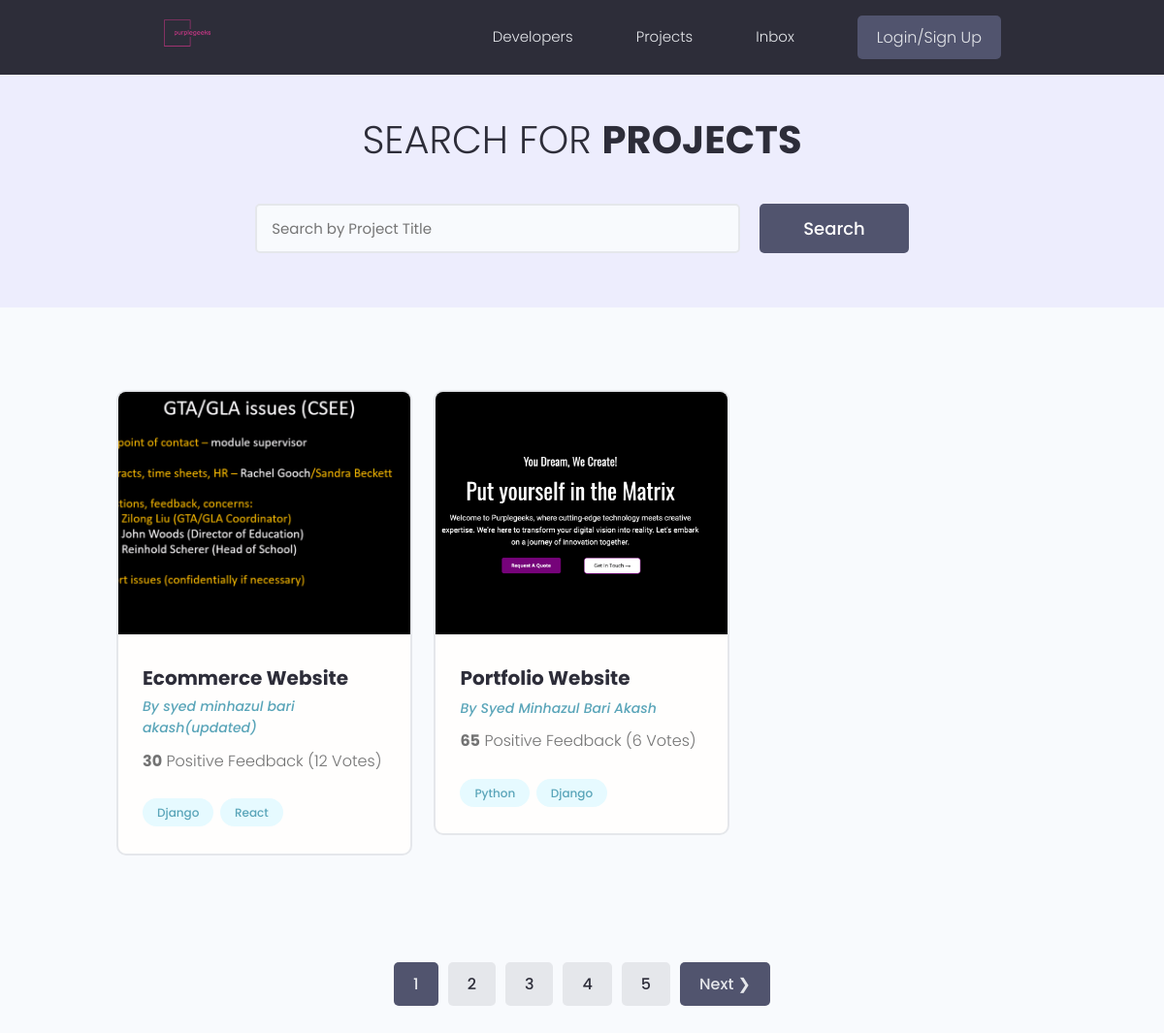
/projects/, run on the app's committed database.
### projects/models.py (models this page shows, shortened)
class Project(models.Model):
    owner = models.ForeignKey(Profile, null=True, blank=True, on_delete=models.SET_NULL)
    title = models.CharField(max_length=200)
    description = models.TextField(null=True, blank=True)
    featured_image = models.ImageField(null=True, blank=True, default="default.jpg")
    demo_link = models.CharField(max_length=2000, null=True, blank=True)
    source_link = models.CharField(max_length=2000, null=True, blank=True)
    tags = models.ManyToManyField('Tag',blank=True)
    vote_total = models.IntegerField(default=0, null=True, blank=True )
    vote_ratio = models.IntegerField(default=0, null=True, blank=True )
    created = models.DateTimeField(auto_now_add=True)
    id = models.UUIDField(default=uuid.uuid4, unique=True, primary_key=True, editable=False)
    class Meta:
        ordering = ['created']

class Tag(models.Model):
    name= models.CharField(max_length=200)
    created = models.DateTimeField(auto_now_add=True)
    id = models.UUIDField(default=uuid.uuid4, unique=True,primary_key=True, editable=False)
    def __str__(self) :
        return self.name

### users/models.py (models this page shows, shortened)
class Profile(models.Model):
    user = models.OneToOneField(User, on_delete=models.CASCADE, null=True, blank=True)
    name = models.CharField(max_length=200, blank=True, null=True)
    email = models.EmailField(max_length=500, blank=True, null=True)
    username = models.CharField(max_length=200, blank=True, null=True)
    location = models.CharField(max_length=200, blank=True, null=True)
    short_intro = models.CharField(max_length=200, blank=True, null=True)
    bio = models.TextField(blank=True, null=True)
    profile_image = models.ImageField(null=True, blank=True, upload_to='profiles/', default="profiles/user-default.png")
    social_github = models.CharField(max_length=200, blank=True, null=True)
    social_twitter = models.CharField(max_length=200, blank=True, null=True)
    social_linkedin = models.CharField(max_length=200, blank=True, null=True)
    social_youtube = models.CharField(max_length=200, blank=True, null=True)
    social_website = models.CharField(max_length=200, blank=True, null=True)
    created = models.DateTimeField(auto_now_add=True)
    id = models.UUIDField(default=uuid.uuid4, unique=True, primary_key=True, editable=False)

### projects/views.py (the view)
# urls.py: path('projects/',include('projects.urls')),
def projects(request):
    projects, search_query = searchProjects(request)
    custom_range, projects = paginateProjects(request, projects, 2)
    context = {'projects': projects, 'search_query': search_query, 'custom_range': custom_range}
    return render(request, 'projects/projects.html', context)

### projects/utils.py (called while the page is built)
def paginateProjects(request, projects, results):
    page = request.GET.get('page')
    paginator = Paginator(projects, results)  # Removed redundant 'results = 3'
    try:
        projects = paginator.page(page)
    except PageNotAnInteger:
        page = 1
        projects = paginator.page(page)
    except EmptyPage:
        page = paginator.num_pages
        projects = paginator.page(page)
    leftIndex = (int(page) - 4)
    if leftIndex < 1:
        leftIndex = 1
    rightIndex = (int(page) + 5)
    if rightIndex > paginator.num_pages:
        rightIndex = paginator.num_pages + 1
    custom_range = range(leftIndex, rightIndex)
    return custom_range, projects  # Corrected 'cunstom_range' to 'custom_range'

def searchProjects(request):
    search_query = ''
    if request.GET.get('search_query'):
        search_query = request.GET.get('search_query')
    tags = Tag.objects.filter(name__icontains=search_query)
    projects = Project.objects.distinct().filter(
        Q(title__icontains=search_query) |
        Q(description__icontains=search_query) |
        Q(owner__name__icontains=search_query) |
        Q(tags__in=tags)
    )
    return projects, search_query

### projects/templates/projects/projects.html (shortened to what this page needs)
{% extends 'main.html' %}
{% block content %}
  <main class="projects">
    <section class="hero-section text-center">
      <div class="container container--narrow">
        <div class="hero-section__box">
          <h2>Search for <span>Projects</span></h2>
        </div>
        <div class="hero-section__search">
          <form class="form" action="{% url 'projects' %}" method="get">
            <div class="form__field">
              <input class="input input--text" id="formInput#search" type="text" name="search_query"
                placeholder="Search by Project Title" value="{{search_query}}" />
            </div>
            <input class="btn btn--sub btn--lg" type="submit" value="Search" />
          </form>
        </div>
      </div>
    </section>
    <section class="projectsList">
      <div class="container">
        <div class="grid grid--three">
            {% for project in projects %}
          <div class="column">
            <div class="card project">
              <a href="{% url 'project' project.id %}" class="project">
                <img class="project__thumbnail" src="{{project.featured_image.url}}" alt="project thumbnail" />
                <div class="card__body">
                  <h3 class="project__title">{{project.title}}</h3>
                  <p><a class="project__author" href="{% url 'user-profile' pk=project.owner.id %}">By {{project.owner.name}}</a></p>
                  <p class="project--rating">
                    <span style="font-weight: bold;">{{project.vote_ratio}}</span> Positive
                    Feedback ({{project.vote_total}} Vote{{project.vote_total|pluralize:"s"}})
                  </p>
                  <div class="project__tags">
                    {% for tag in project.tags.all %}
                    <span class="tag tag--pill tag--main">
                      <small>{{tag}}</small>
                    </span>
                    {% endfor %}
                  </div>
                </div>
              </a>
            </div>
          </div>
          {% endfor %}
        </div>
      </div>
    </section>
    {% include 'pagination.html' with queryset=projects custom_range=custom_range %}
  </main>
{% endblock content %}

### static/styles/app.css (style rules this page uses)
:root { --color-sub: #2d2d39; }
.btn--sub { background-color: var(--color-sub-light); }
.card { border: 2px solid var(--color-light); }
img { width: 100%; }
.hero-section { height: 40vh; display: flex; align-items: center; background-color: var(--color-sub); }
.hero-section__box { margin-bottom: 4rem; }
.hero-section__box > h2, .hero-section__box > h2 > span { font-size: 4rem; color: var(--color-light); line-height: 1.3; text-transform: uppercase; }
.hero-section__box > h2 { font-weight: 300; }
.hero-section__box > h2 > span { font-weight: 700; }
.hero-section__search > .form { display: flex; align-items: center; justify-content: center; gap: 2rem; }
.hero-section__search > .form input.input--text { width: 50rem; }
.project__author { font-size: 1.4rem; font-style: italic; }
.project--rating { margin-bottom: 1.6em; margin-top: .5em; }
.projects > .hero-section { background: var(--color-sub-lighter); height: 30vh; }
.projects .hero-section__box { margin-bottom: 2.5rem; }
.projects .hero-section__box > h2 { color: var(--color-sub); }
.projects .hero-section__box > h2 > span { font-weight: 700; color: var(--color-sub); }
.projectsList { margin-top: 8rem; }
.project__thumbnail { height: 25rem; object-fit: cover; object-position: top center; }
.project__title { font-size: 2rem; font-weight: 700; color: var(--color-sub); }

### static/uikit/styles/modules/_variables.css (style rules this page uses)
:root { --color-main: #5aa5b9; --color-main-light: #e6faff; --color-sub: #3f4156; --color-sub-light: #51546e; --color-sub-lighter: #ededfd; --color-text: #737373; --color-gray: #8b8b8b; --color-light: #e5e7eb; --color-light-gray: #767676; --color-bg: #f8fafd; --color-white: #fffefd; --color-white-light: #f3f3f3; --color-success: #359e64; --color-success-bg: #def8e8; --color-error: #fc4b0b; --color-error-bg: #fff2ee; --font-base: 'Poppins', arial, helvetica, 'Segoe UI', roboto, ubuntu, sans-serif; --font-monospace: 'Fira Code', 'Courier New', courier, monospace; --font-regular: 300; --font-medium: 500; --font-bold: 700; --generic-shadow: 1px 1px 5px #00000010; --generic-transition: all 0.3s ease-in-out; }

### static/uikit/styles/modules/_base.css (style rules this page uses)
* { margin: 0; padding: 0; box-sizing: border-box; text-rendering: optimizeLegibility; color: inherit; font-size: inherit; }
html { font-size: 50%; }
@media only screen and (min-width: 480px) { html { font-size: 56.25%; } }
@media only screen and (min-width: 1200px) { html { font-size: 62.5%; } }
body { line-height: 1.6; font-weight: 400; font-size: 1.5rem; color: var(--color-text); background-color: var(--color-bg); min-height: 100vh; }

### static/uikit/styles/modules/_typography.css (style rules this page uses)
* { font-family: var(--font-base); }
h2 { font-size: 3.6rem; font-weight: var(--font-bold); }
h3 { font-size: 3.2rem; font-weight: var(--font-medium); }
p, span, strong { font-size: 1.6rem; color: var(--color-text); font-weight: var(--font-regular); }
a { padding-bottom: 2px; text-decoration: none; display: inline-block; color: var(--color-main); font-weight: var(--font-medium); }

### static/uikit/styles/modules/_utilities.css (style rules this page uses)
.container { width: 92%; max-width: 165rem; margin: 0 auto; box-sizing: border-box; }
.container--narrow { width: 92%; max-width: 120rem; }
@media screen and (min-width: 1000px) { .container { width: 90%; } }
@media screen and (min-width: 1000px) { .container--narrow { width: 85%; } }
@media screen and (min-width: 1200px) { .container { width: 80%; } }
@media screen and (min-width: 1200px) { .container--narrow { width: 72%; } }
.text-center { text-align: center; }

### static/uikit/styles/modules/_button.css (style rules this page uses)
.btn { display: inline-block; position: relative; cursor: pointer; background-color: var(--color-light); font-weight: var(--font-medium); color: var(--color-sub); text-decoration: none; padding: 1rem 2rem; border-radius: 0.5rem; border: none; width: -webkit-fit-content; width: -moz-fit-content; width: fit-content; height: -webkit-fit-content; height: -moz-fit-content; height: fit-content; font-size: 1.6rem; outline-width: 0; outline-color: transparent; -webkit-backface-visibility: hidden; backface-visibility: hidden; transition: all 0.3s ease-in-out; }
.btn--sub { background-color: var(--color-sub); color: var(--color-white); }
.btn--lg { font-size: 1.8rem; padding: 1.2rem 4.5rem; }

### static/uikit/styles/modules/_card.css (style rules this page uses)
.card { border-radius: 1rem; background-color: var(--color-white); border: 1.5px solid var(--color-light); width: auto; height: auto; margin-top: 0.5rem; margin-bottom: 0.5rem; overflow: hidden; }
.card__body, .card__header { padding: 2rem 2.5rem; }

### data on the page
Project: featured_image (picture), title "Ecommerce Website", owner.name "syed minhazul bari akash(updated)", vote_ratio "30", vote_total "12"
Tag: name "Django"
Tag: name "React"
Project: featured_image (placeholder picture), title "Portfolio Website", owner.name "Syed Minhazul Bari Akash", vote_ratio "65", vote_total "6"
Tag: name "Python"

### other printed values
{{ page }} "1"
{{ page }} "2" "3" "4" "5"
